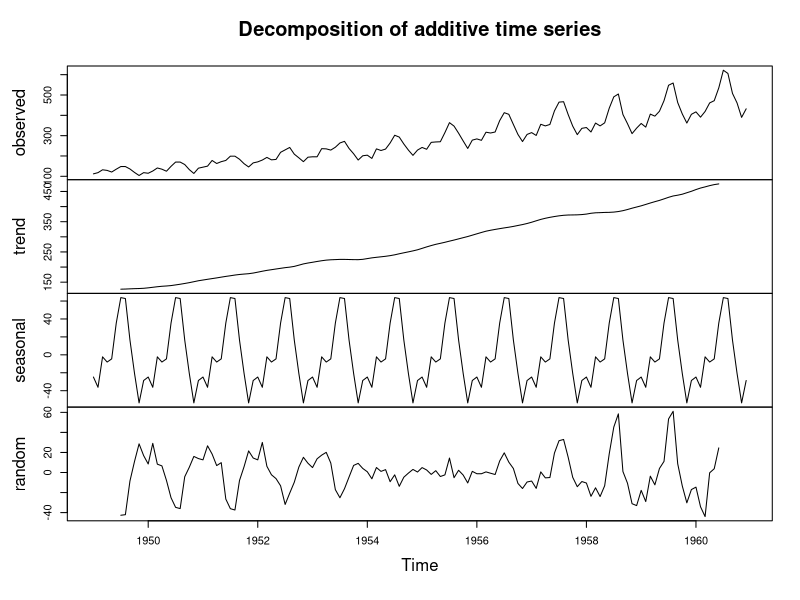
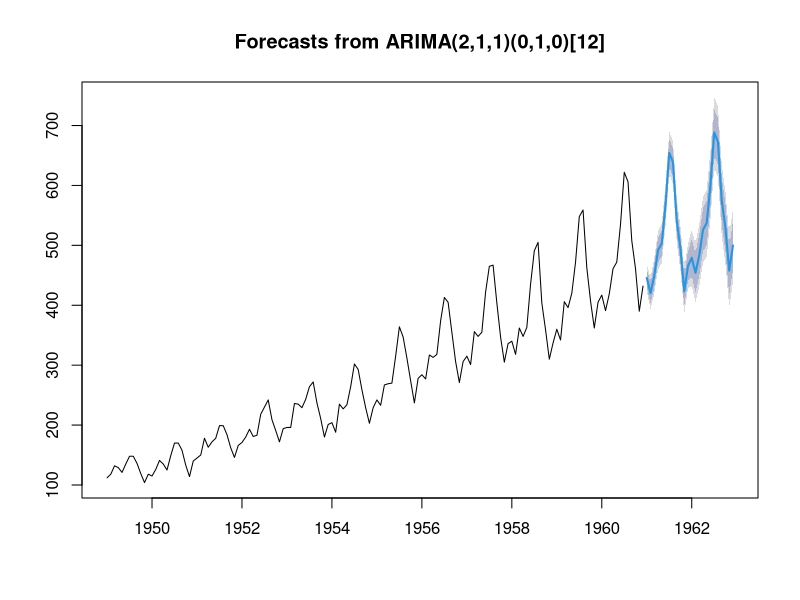
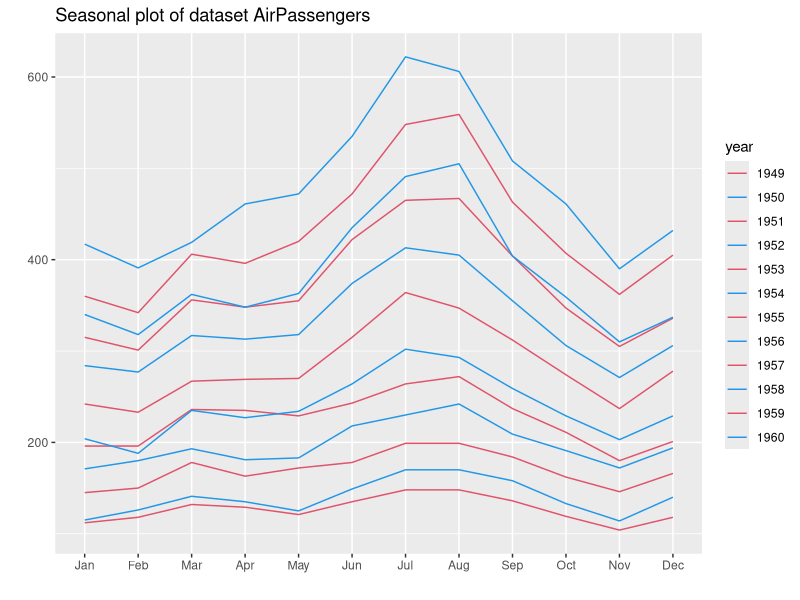

Here is the R script that generated these plots, in order:
library(forecast)
library(ggplot2)

#Explore the data
str(AirPassengers)

#Plot of components
plot(decompose(AirPassengers))

#Plotting the forecast
plot(forecast(auto.arima(AirPassengers)))

#Plotting the seasonal data
ggseasonplot(AirPassengers, col = c(2,4), main = "Seasonal plot of dataset AirPassengers",
             xlab = "", ylab = "", bty = "1")